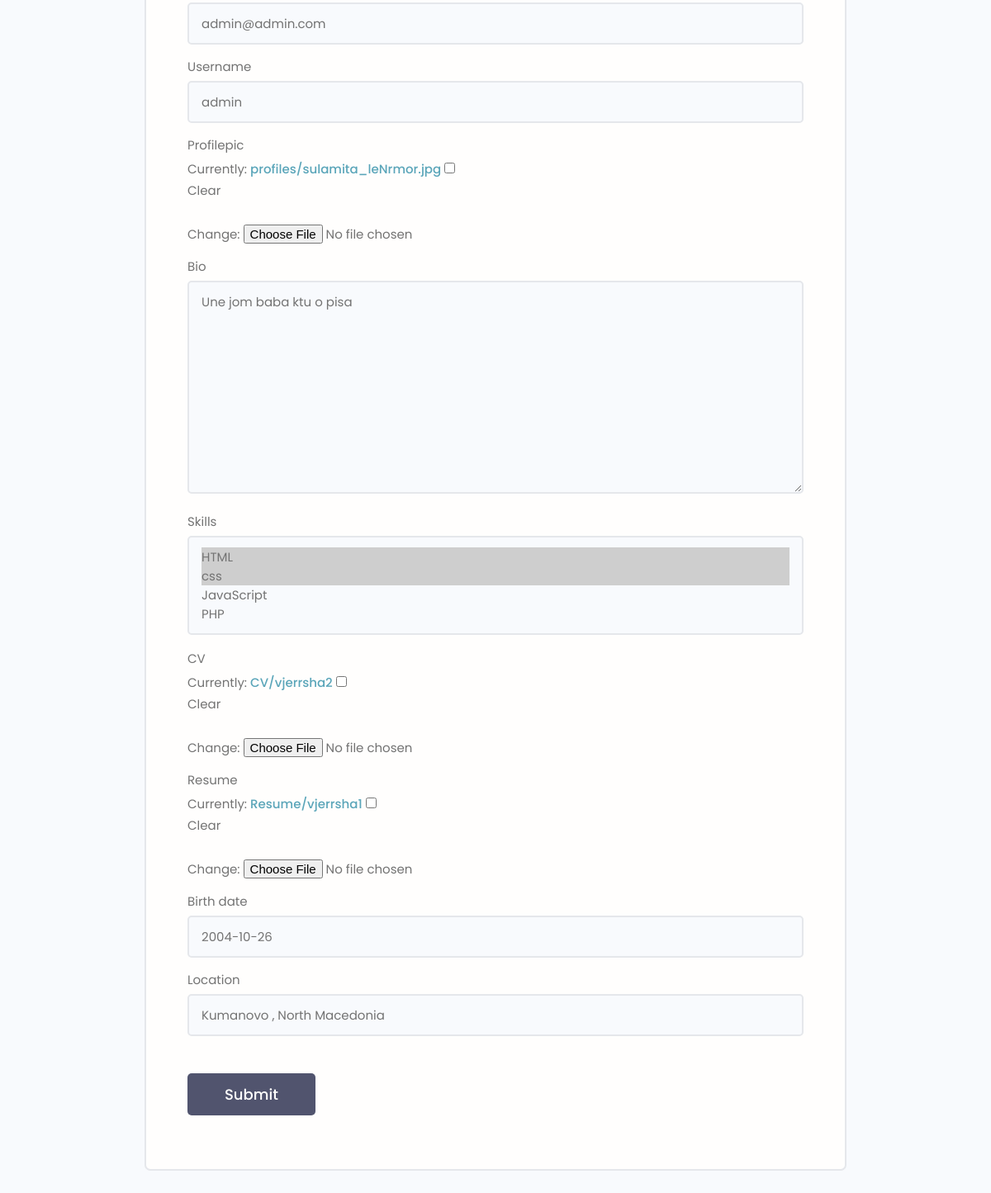
Before: /edit-profile/ (signed in, lower part) with the older database file.
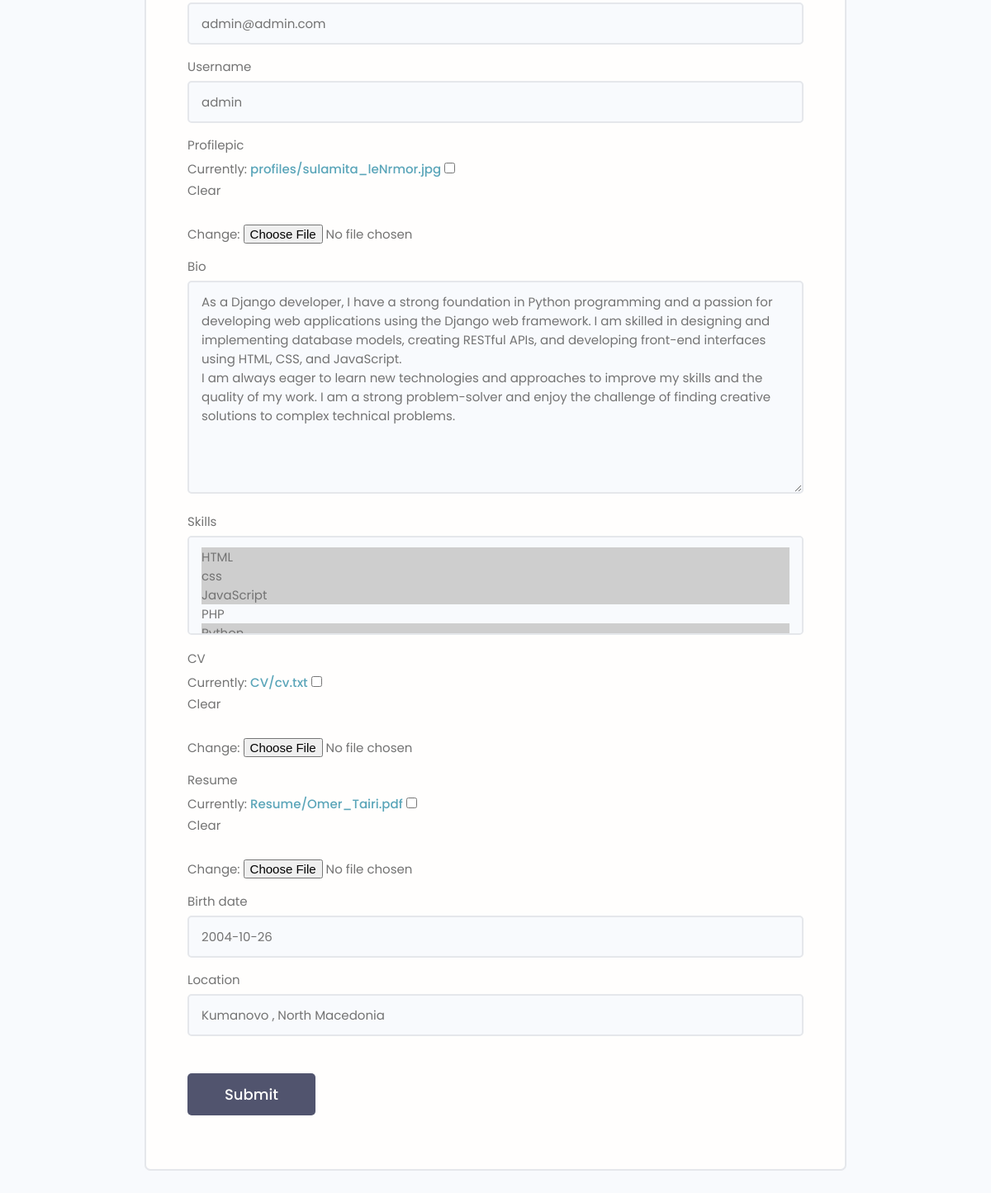
After: the same page with the newer database file.
### users/models.py (models this page shows, shortened)
class Profile(models.Model):
    user = models.OneToOneField(User , on_delete = models.CASCADE ,  null=True , blank=True)
    name = models.CharField(max_length=150 , null=True , blank=True)
    sur_name = models.CharField(max_length=150 , null=True , blank=True)
    email = models.EmailField(max_length=500 , blank=True , null=True)
    username = models.CharField(max_length=200 ,unique = True ,blank=True , null=True)
    profilepic = models.ImageField(blank=True , null=True, upload_to='profiles/', default='static/images/profiles/user-default.png')
    bio = models.TextField(blank=True , null=True)
    skills = models.ManyToManyField('Skills', blank=True)
    CV = models.FileField(upload_to='CV/',blank=True , null=True)
    resume = models.FileField(upload_to='Resume/',blank=True , null=True)
    birth_date = models.DateField(blank=True, null=True)
    business = models.BooleanField(default=False)
    location = models.CharField(max_length=200 , blank=True , null=True)
    created = models.DateTimeField(auto_now_add = True)
    id = models.UUIDField(default=uuid.uuid4 , unique=True ,
                        primary_key=True , editable=False)

### users/views.py (the view)
# urls.py: path('edit-profile/', views.editProfile , name='edit-profile'),
def editProfile(request):
    profile = request.user.profile
    form = EditProfileForm(instance=profile)
    if request.method == 'POST':
        form = EditProfileForm(request.POST , request.FILES , instance=profile)
        if form.is_valid():
            profile = form.save(commit=False)
            profile.save()
            return redirect('profile' , username = profile.username)
    context = {
        'profile':profile,
        'form':form
    }
    return render(request , 'users/edit-account.html', context)

### users/forms.py
class EditProfileForm(ModelForm):
    class Meta:
        model = Profile
        fields = ['name','sur_name','email','username','profilepic',
                'bio','skills' ,'CV','resume' ,'birth_date','location']
    def __init__(self , *args , **kwargs):
        super(EditProfileForm, self).__init__(*args, **kwargs)
        for name, field in self.fields.items():
            field.widget.attrs.update({'class':'input'})

### users/models.py (called while the page is built)
    def __str__(self):
        return str(self.name)

### users/templates/users/edit-account.html (shortened to what this page needs)
{% extends 'base.html' %}
{% block content %}
 <main class="formPage my-xl">
    <div class="content-box">
        <div class="formWrapper">
            <br>
            <form class="form" method="POST" action="{% url 'edit-profile' %}" enctype="multipart/form-data">
                {% for field in form %}
                <div class="form__field">
                    <label for="formInput#text">{{field.label}}</label>
                    {{field}}
                </div>
                {% endfor %}
                <input class="btn btn--sub btn--lg  my-md" type="submit" value="Submit" />
            </form>
        </div>
    </div>
</main>
{% endblock content %}

Changed rows visible on the page:
changed Profile "admin@admin.com": bio "Une jom baba ktu o pisa" → "As a Django developer, I have a strong foundation in Python programming and a passion for developing web applications using the Django web framework. I am skilled in designing and implementing database models, creating RESTful APIs, and developing front-end interfaces using HTML, CSS, and JavaScript. I am always eager to learn new technologies and approaches to improve my skills and the quality of my work. I am a strong problem-solver and enjoy the challenge of finding creative solutions to complex technical problems."
Other visible differences:
form field skills: "HTML ☑ / css ☑ / JavaScript / PHP" → "HTML ☑ / css ☑ / JavaScript ☑ / PHP"
text no longer shown: "Currently: CV/vjerrsha2 Clear Change: Currently: Resume/vjerrsha1 Clear Change:"
text now shown: "Currently: CV/cv.txt Clear Change: Currently: Resume/Omer_Tairi.pdf Clear Change:"
